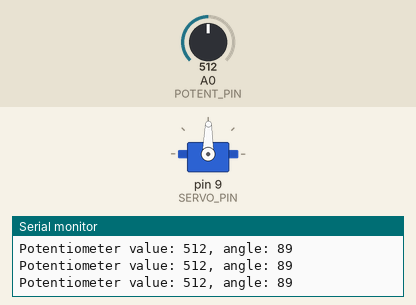
Simulated run of this sketch. Board: Arduino Uno, built with avr-gcc and run on an emulated ATmega328P. Parts: servo, the last lines printed to the serial monitor. The inputs (shaded band) are chosen by the test bench; at power-on: A0 (POTENT_PIN) = 512.

Above: at 1.2 s.
1.3 s: A0 (POTENT_PIN) set to 564
At 2.5 s:
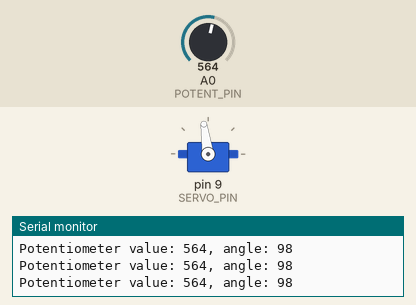
4.3 s: A0 (POTENT_PIN) set to 585
At 4.9 s:
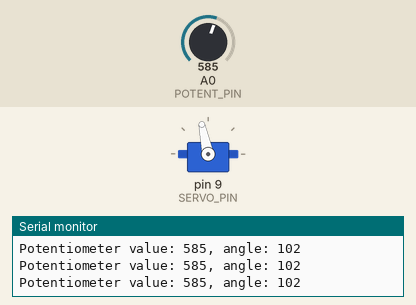
5.8 s: A0 (POTENT_PIN) set to 306
At 7.0 s:
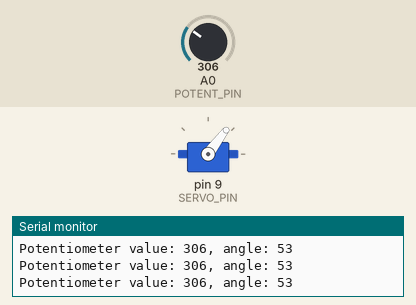
7.3 s: A0 (POTENT_PIN) set to 107
At 8.4 s:
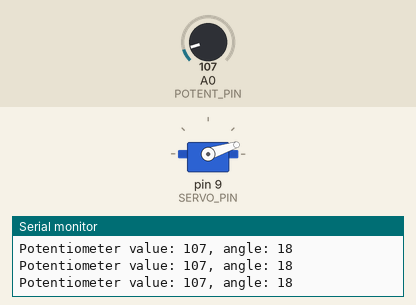
8.8 s: A0 (POTENT_PIN) set to 90
At 9.6 s:
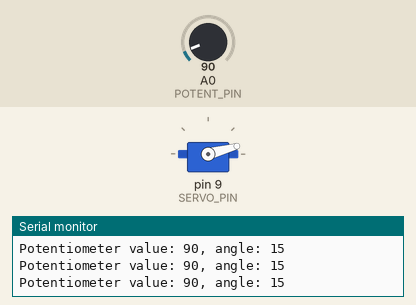
11.8 s: A0 (POTENT_PIN) set to 716
At 12.9 s:
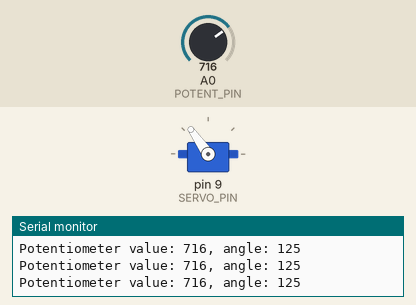
Timing chart, 0 to 14.3 s (numbered marks = the images above; inputs shaded):
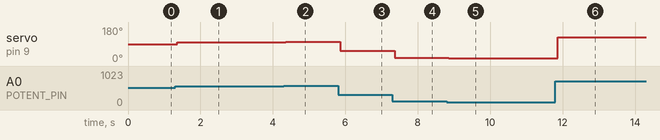

Measured:
- after the input at 1.3 s, servo on pin 9 (SERVO_PIN): 89° → 98° after 0.06 s
- after the input at 4.3 s, servo on pin 9 (SERVO_PIN): 98° → 102° after 0.06 s
- after the input at 5.8 s, servo on pin 9 (SERVO_PIN): 102° → 53° after 0.06 s
- after the input at 7.3 s, servo on pin 9 (SERVO_PIN): 53° → 18° after 0.06 s
- after the input at 8.8 s, servo on pin 9 (SERVO_PIN): 18° → 15° after 0.06 s
- after the input at 11.8 s, servo on pin 9 (SERVO_PIN): 15° → 125° after 0.06 s

The sketch:

servo_example.ino
```cpp
#include <Servo.h>

Servo servo;

const int SERIAL_PORT = 9600;

const int POTENT_PIN = A0;
const int SERVO_PIN = 9;

const int BYTE_INPUT_MIN = 0;
const int BYTE_INPUT_MAX = 1023;

const int ANGLE_OUTPUT_MIN = 0;
const int ANGLE_OUTPUT_MAX = 179;

int potentVal;
int angle;

void setup() {
  servo.attach(SERVO_PIN);
  Serial.begin(SERIAL_PORT);
}

void loop() {
  potentVal = analogRead(POTENT_PIN);
  Serial.print("Potentiometer value: ");
  Serial.print(potentVal);

  angle = map(potentVal, BYTE_INPUT_MIN, BYTE_INPUT_MAX, ANGLE_OUTPUT_MIN, ANGLE_OUTPUT_MAX);
  Serial.print(", angle: ");
  Serial.print(angle);
  Serial.println();

  servo.write(angle);
  delay(15);
}
```
